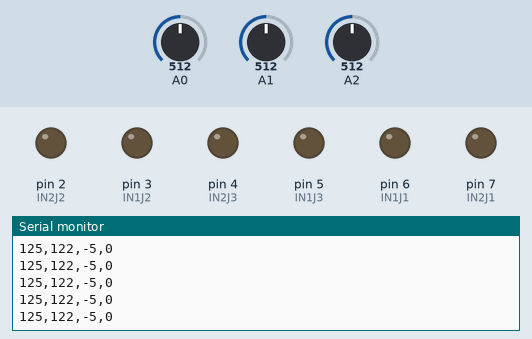
Bench run of a program on a simulated Arduino Uno, built with avr-gcc and run on an emulated ATmega328P. Shown: output pins drawn as LEDs (lit = HIGH), the last lines printed to the serial monitor. The inputs (shaded band) are chosen by the test bench; at power-on: A2 = 512, A1 = 512, A0 = 512.

Above: at 1.2 s.
1.3 s: A2 set to 526
At 1.9 s:
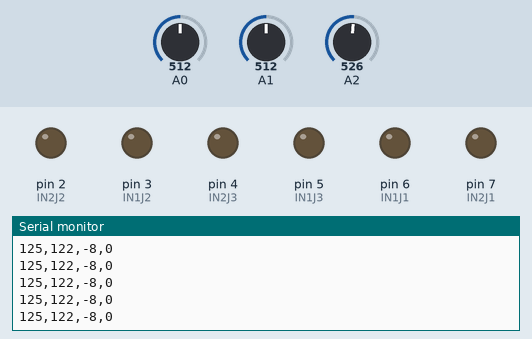
4.3 s: A2 set to 550
At 5.2 s:
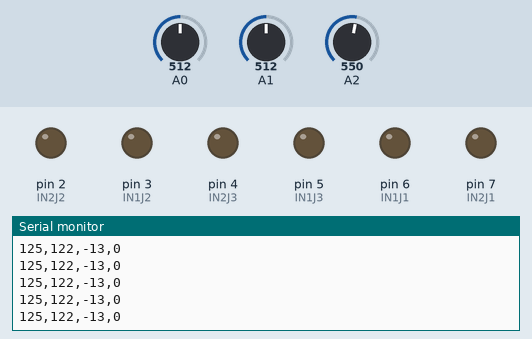
5.8 s: A1 set to 605
At 6.8 s:
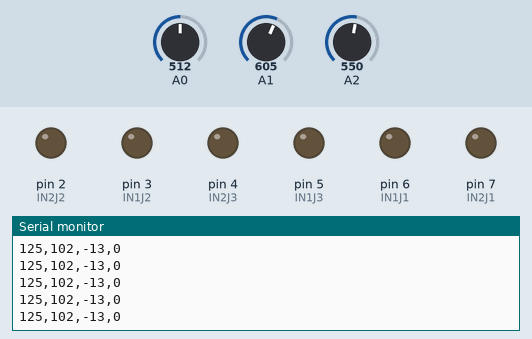
8.8 s: A1 set to 635
At 9.3 s:
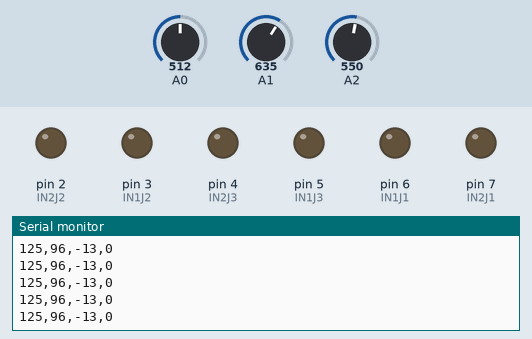
Timing chart, 0 to 11.3 s (numbered marks = the images above; inputs shaded):
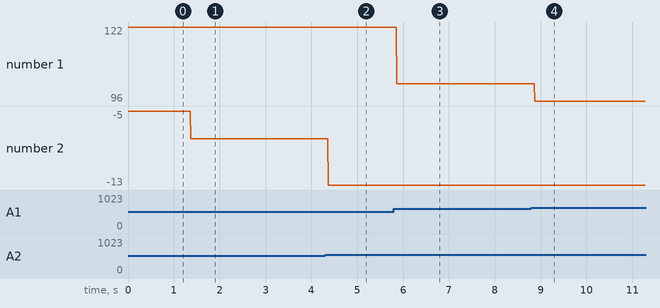

The program:

main.cpp
```cpp
#include <Arduino.h>
#include <Servo.h>

#define J1 A0
#define J2 A1
#define J3 A2

#define IN1J1 6
#define IN2J1 7

#define IN1J2 3
#define IN2J2 2

#define IN1J3 5
#define IN2J3 4


float kp1=2;
float kd1=0;
float ki1=0;
float prev_error_1=0;
float inte_1=0;

float kp2=2;
float kd2=8;
float ki2=0;
float prev_error_2=0;
float inte_2=0;


float kp3=3;
float kd3=10;
float ki3=0;
float prev_error_3=0;
float inte_3=0;

double t2[100] = {
58.735650,
58.447054,
58.157998,
57.868460,
57.578419,
57.287856,
56.996748,
56.705075,
56.412815,
56.119946,
55.826446,
55.532292,
55.237462,
54.941931,
54.645676,
54.348674,
54.050899,
53.752327,
53.452932,
53.152688,
52.851569,
52.549548,
52.246596,
51.942686,
51.637790,
51.331876,
51.024916,
50.716877,
50.407730,
50.097440,
49.785975,
49.473300,
49.159380,
48.844180,
48.527661,
48.209786,
47.890516,
47.569808,
47.247623,
46.923917,
46.598644,
46.271760,
45.943217,
45.612965,
45.280954,
44.947130,
44.611440,
44.273826,
43.934230,
43.592591,
43.248846,
42.902927,
42.554766,
42.204292,
41.851430,
41.496102,
41.138225,
40.777716,
40.414483,
40.048435,
39.679471,
39.307490,
38.932383,
38.554035,
38.172326,
37.787129,
37.398310,
37.005727,
36.609229,
36.208657,
35.803841,
35.394600,
34.980743,
34.562062,
34.138338,
33.709336,
33.274801,
32.834460,
32.388020,
31.935160,
31.475535,
31.008768,
30.534449,
30.052128,
29.561312,
29.061455,
28.551955,
28.032141,
27.501266,
26.958487,
26.402856,
25.833293,
25.248564,
24.647244,
24.027677,
23.387918,
22.725654,
22.038106,
21.321878,
20.572750,
};

double t3[100] = {
-96.912216,
-96.438546,
-95.963063,
-95.485740,
-95.006548,
-94.525458,
-94.042441,
-93.557464,
-93.070497,
-92.581508,
-92.090464,
-91.597331,
-91.102073,
-90.604656,
-90.105043,
-89.603195,
-89.099075,
-88.592643,
-88.083857,
-87.572677,
-87.059058,
-86.542956,
-86.024326,
-85.503121,
-84.979292,
-84.452790,
-83.923562,
-83.391557,
-82.856719,
-82.318993,
-81.778320,
-81.234641,
-80.687893,
-80.138012,
-79.584934,
-79.028588,
-78.468905,
-77.905812,
-77.339232,
-76.769088,
-76.195298,
-75.617779,
-75.036442,
-74.451197,
-73.861950,
-73.268604,
-72.671056,
-72.069200,
-71.462928,
-70.852123,
-70.236667,
-69.616434,
-68.991295,
-68.361113,
-67.725747,
-67.085047,
-66.438858,
-65.787018,
-65.129354,
-64.465687,
-63.795828,
-63.119579,
-62.436731,
-61.747063,
-61.050342,
-60.346323,
-59.634745,
-58.915334,
-58.187797,
-57.451823,
-56.707083,
-55.953224,
-55.189873,
-54.416626,
-53.633055,
-52.838699,
-52.033062,
-51.215609,
-50.385764,
-49.542902,
-48.686346,
-47.815357,
-46.929130,
-46.026783,
-45.107345,
-44.169749,
-43.212810,
-42.235210,
-41.235479,
-40.211963,
-39.162795,
-38.085854,
-36.978709,
-35.838560,
-34.662148,
-33.445642,
-32.184495,
-30.873233,
-29.505173,
-28.072008,
};


void move_joint(int pin, float set, int IN1, int IN2, float &prev_error, float &inte, float kp, float kd, float ki){
  float error=0;
  if (pin == J1){
    error = -set + map(analogRead(pin), 0, 1023, 230, 20);
  }
  else if (pin ==J2){
    error = -set + map(analogRead(A1), 156, 1023, 210, 30)-15;
  }
  else{
    error = -set + map(analogRead(A2), 0, 1023, 110, -120);
  }
  int out = kp*error + kd*(error-prev_error)+ki*inte;
  // if (abs(error) >= 5)
  //   out = kp*error + kd*(error-prev_error)+ki*inte;
  // else{
  //   out = 0;
  // }
  out = constrain(out, -50, 50);
  Serial.println(out);
  if(out<=0){
    analogWrite(IN1, abs(out));
    digitalWrite(IN2, LOW);
  }
  else{
    analogWrite(IN1, abs(out));
    digitalWrite(IN2, HIGH);
  }
  prev_error = error;
  inte+=error;

}

void setup() {

  Serial.begin(9600);
  pinMode(A0, INPUT);
  pinMode(A1, INPUT);
  pinMode(A2, INPUT);

  pinMode(IN1J1,OUTPUT);
  pinMode(IN2J1,OUTPUT);

  pinMode(IN1J2,OUTPUT);
  pinMode(IN2J2,OUTPUT);

  pinMode(IN1J3,OUTPUT);
  pinMode(IN2J3,OUTPUT);
}

void loop() {
  //move_joint(J2, 90, IN1J2, IN2J2, prev_error_2, inte_2, kp2, kd2, ki2);
  //move_joint(J3, 90, IN1J3, IN2J3, prev_error_3, inte_3, kp3, kd3, ki3);
  // for(int i=50;i<=150;i++){
  //   unsigned long t = millis();
  //   while(millis()-t < 20){
  //       move_joint(J2, i, IN1J2, IN2J2, prev_error_2, inte_2, kp2, kd2, ki2);
  //   }
  // }


  // for(int i=150;i>=50;i--){
  //   unsigned long t = millis();
  //   while(millis()-t < 20){
  //       move_joint(J2, i, IN1J2, IN2J2, prev_error_2, inte_2, kp2, kd2, ki2);
  //   }
  // }

//   for(int i = 0; i < 100; i++){
//   move_joint(J2, t2[0], IN1J2, IN2J2, prev_error_2, inte_2, kp2, kd2, ki2);
//   move_joint(J3, t3[0], IN1J3, IN2J3, prev_error_3, inte_3, kp3, kd3, ki3);
//   Serial.print(0);
//   Serial.print(",");
//   Serial.print(map(analogRead(A1), 1023, 224, 0, 180)+15);
//   Serial.print(",");
//   Serial.print(map(analogRead(A2), 1023, 0, -20, 200)-90);
//   Serial.print(",");
//   Serial.println(0);
//   delay(10);
// }

//   for( int i=1;i<100;i++){
//     move_joint(J2, t2[i], IN1J2, IN2J2, prev_error_2, inte_2, kp2, kd2, ki2);
//     delay(10);
//     move_joint(J3, t3[i], IN1J3, IN2J3, prev_error_3, inte_3, kp3, kd3, ki3);
//     Serial.print(0);
//     Serial.print(",");
//     Serial.print(map(analogRead(A1), 1023, 224, 0, 180)+15);
//     Serial.print(",");
//     Serial.print(map(analogRead(A2), 1023, 0, -20, 200)-90);
//     Serial.print(",");
//     Serial.println(0);
//   }

  Serial.print(map(analogRead(A0), 0, 1023, 230, 20));
  Serial.print(",");
  Serial.print(map(analogRead(A1), 156, 1023, 210, 30)-15);
  Serial.print(",");
  Serial.print(map(analogRead(A2), 0, 1023, 110, -120));
  Serial.print(",");
  Serial.println(0);


}
```

Measured:
- after the input at 1.3 s, the serial monitor: prints a new line after 0.07 s (image 1)
- after the input at 4.3 s, the serial monitor: prints a new line after 0.07 s (image 2)
- after the input at 5.8 s, the serial monitor: prints a new line after 0.07 s (image 3)
- after the input at 8.8 s, the serial monitor: prints a new line after 0.08 s (image 4)
- plotted number 1: 122 → 102 after the input at 5.8 s, 102 → 96 after the input at 8.8 s
- plotted number 2: -5 → -8 after the input at 1.3 s, -8 → -13 after the input at 4.3 s
